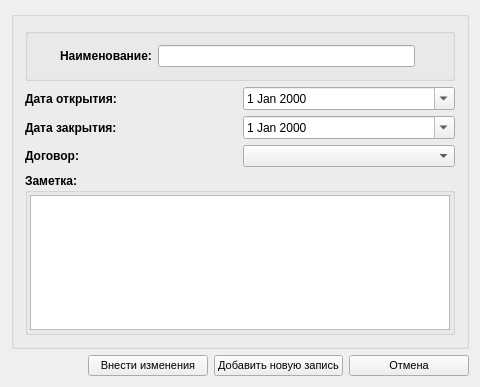
<?xml version="1.0" encoding="UTF-8"?>
<ui version="4.0">
 <class>ZEstimatesForm</class>
 <widget class="QWidget" name="ZEstimatesForm">
  <property name="geometry">
   <rect>
    <x>0</x>
    <y>0</y>
    <width>480</width>
    <height>387</height>
   </rect>
  </property>
  <property name="minimumSize">
   <size>
    <width>480</width>
    <height>200</height>
   </size>
  </property>
  <property name="windowTitle">
   <string>Добавление (изменение) данных по сметам</string>
  </property>
  <property name="windowIcon">
   <iconset resource="../cleaning.qrc">
    <normaloff>:/images/add.png</normaloff>:/images/add.png</iconset>
  </property>
  <property name="styleSheet">
   <string notr="true"/>
  </property>
  <layout class="QVBoxLayout" name="verticalLayout">
   <item>
    <widget class="QGroupBox" name="requiredBox">
     <property name="title">
      <string/>
     </property>
     <layout class="QGridLayout" name="gridLayout_2">
      <item row="0" column="0" colspan="2">
       <widget class="QGroupBox" name="requiredBox_2">
        <property name="title">
         <string/>
        </property>
        <layout class="QGridLayout" name="gridLayout_3">
         <item row="0" column="1">
          <widget class="QLabel" name="nameText_4">
           <property name="font">
            <font>
             <weight>75</weight>
             <bold>true</bold>
            </font>
           </property>
           <property name="text">
            <string>Наименование:</string>
           </property>
          </widget>
         </item>
         <item row="0" column="2">
          <widget class="QLineEdit" name="txtName">
           <property name="maxLength">
            <number>64</number>
           </property>
          </widget>
         </item>
         <item row="0" column="0">
          <widget class="QLabel" name="nameMessage">
           <property name="sizePolicy">
            <sizepolicy hsizetype="Fixed" vsizetype="Fixed">
             <horstretch>0</horstretch>
             <verstretch>0</verstretch>
            </sizepolicy>
           </property>
           <property name="minimumSize">
            <size>
             <width>15</width>
             <height>15</height>
            </size>
           </property>
           <property name="toolTip">
            <string>&lt;!DOCTYPE HTML PUBLIC &quot;-//W3C//DTD HTML 4.0//EN&quot; &quot;http://www.w3.org/TR/REC-html40/strict.dtd&quot;&gt;
&lt;html&gt;&lt;head&gt;&lt;meta name=&quot;qrichtext&quot; content=&quot;1&quot; /&gt;&lt;style type=&quot;text/css&quot;&gt;
p, li { white-space: pre-wrap; }
&lt;/style&gt;&lt;/head&gt;&lt;body style=&quot; font-family:'MS Shell Dlg 2'; font-size:8.25pt; font-weight:400; font-style:normal;&quot;&gt;
&lt;p style=&quot; margin-top:0px; margin-bottom:0px; margin-left:0px; margin-right:0px; -qt-block-indent:0; text-indent:0px;&quot;&gt;&lt;span style=&quot; font-size:8pt; font-weight:600;&quot;&gt;1. Наименование не должно быть пустым.&lt;/span&gt;&lt;/p&gt;
&lt;p style=&quot; margin-top:0px; margin-bottom:0px; margin-left:0px; margin-right:0px; -qt-block-indent:0; text-indent:0px;&quot;&gt;&lt;span style=&quot; font-size:8pt; font-weight:600;&quot;&gt;2. Разрешены кириллица и латиница, знак нижнего подчеркивания (_) и дефис (-).&lt;/span&gt;&lt;/p&gt;
&lt;p style=&quot; margin-top:0px; margin-bottom:0px; margin-left:0px; margin-right:0px; -qt-block-indent:0; text-indent:0px;&quot;&gt;&lt;span style=&quot; font-size:8pt; font-weight:600;&quot;&gt;3. Ограничение на длину - не более 64 символов.&lt;/span&gt;&lt;/p&gt;&lt;/body&gt;&lt;/html&gt;</string>
           </property>
           <property name="text">
            <string/>
           </property>
           <property name="pixmap">
            <pixmap resource="../cleaning.qrc">:/images/modify.png</pixmap>
           </property>
          </widget>
         </item>
         <item row="0" column="3">
          <widget class="QLabel" name="nameStatus">
           <property name="sizePolicy">
            <sizepolicy hsizetype="Fixed" vsizetype="Fixed">
             <horstretch>0</horstretch>
             <verstretch>0</verstretch>
            </sizepolicy>
           </property>
           <property name="minimumSize">
            <size>
             <width>20</width>
             <height>20</height>
            </size>
           </property>
           <property name="text">
            <string/>
           </property>
           <property name="pixmap">
            <pixmap resource="../cleaning.qrc">:/images/error.png</pixmap>
           </property>
          </widget>
         </item>
        </layout>
       </widget>
      </item>
      <item row="1" column="1">
       <widget class="QDateEdit" name="dateEditStart">
        <property name="calendarPopup">
         <bool>true</bool>
        </property>
       </widget>
      </item>
      <item row="1" column="0">
       <widget class="QLabel" name="nameText">
        <property name="font">
         <font>
          <weight>75</weight>
          <bold>true</bold>
         </font>
        </property>
        <property name="text">
         <string>Дата открытия:</string>
        </property>
       </widget>
      </item>
      <item row="2" column="0">
       <widget class="QLabel" name="nameText_2">
        <property name="font">
         <font>
          <weight>75</weight>
          <bold>true</bold>
         </font>
        </property>
        <property name="text">
         <string>Дата закрытия:</string>
        </property>
       </widget>
      </item>
      <item row="2" column="1">
       <widget class="QDateEdit" name="dateEditEnd">
        <property name="calendarPopup">
         <bool>true</bool>
        </property>
       </widget>
      </item>
      <item row="4" column="0" colspan="2">
       <widget class="QGroupBox" name="pnlComment">
        <property name="font">
         <font>
          <weight>75</weight>
          <bold>true</bold>
         </font>
        </property>
        <property name="title">
         <string>Заметка:</string>
        </property>
        <layout class="QGridLayout" name="gridLayout">
         <property name="leftMargin">
          <number>2</number>
         </property>
         <property name="topMargin">
          <number>2</number>
         </property>
         <property name="rightMargin">
          <number>2</number>
         </property>
         <property name="bottomMargin">
          <number>2</number>
         </property>
         <property name="spacing">
          <number>1</number>
         </property>
         <item row="0" column="0">
          <widget class="QTextEdit" name="txtComment">
           <property name="font">
            <font>
             <weight>50</weight>
             <bold>false</bold>
            </font>
           </property>
          </widget>
         </item>
        </layout>
       </widget>
      </item>
      <item row="3" column="0">
       <widget class="QLabel" name="nameText_3">
        <property name="font">
         <font>
          <weight>75</weight>
          <bold>true</bold>
         </font>
        </property>
        <property name="text">
         <string>Договор:</string>
        </property>
       </widget>
      </item>
      <item row="3" column="1">
       <widget class="QComboBox" name="cboContract"/>
      </item>
     </layout>
    </widget>
   </item>
   <item>
    <layout class="QHBoxLayout" name="horizontalLayout">
     <item>
      <spacer name="horizontalSpacer">
       <property name="orientation">
        <enum>Qt::Horizontal</enum>
       </property>
       <property name="sizeHint" stdset="0">
        <size>
         <width>40</width>
         <height>20</height>
        </size>
       </property>
      </spacer>
     </item>
     <item>
      <widget class="QPushButton" name="cmdSave">
       <property name="minimumSize">
        <size>
         <width>120</width>
         <height>0</height>
        </size>
       </property>
       <property name="font">
        <font>
         <family>MS Shell Dlg 2</family>
         <pointsize>8</pointsize>
        </font>
       </property>
       <property name="text">
        <string>Внести изменения</string>
       </property>
       <property name="icon">
        <iconset resource="../cleaning.qrc">
         <normaloff>:/images/add.png</normaloff>:/images/add.png</iconset>
       </property>
       <property name="iconSize">
        <size>
         <width>24</width>
         <height>24</height>
        </size>
       </property>
      </widget>
     </item>
     <item>
      <widget class="QPushButton" name="cmdSaveNew">
       <property name="minimumSize">
        <size>
         <width>120</width>
         <height>0</height>
        </size>
       </property>
       <property name="font">
        <font>
         <family>MS Shell Dlg 2</family>
         <pointsize>8</pointsize>
        </font>
       </property>
       <property name="text">
        <string>Добавить новую запись</string>
       </property>
       <property name="icon">
        <iconset resource="../cleaning.qrc">
         <normaloff>:/images/add.png</normaloff>:/images/add.png</iconset>
       </property>
       <property name="iconSize">
        <size>
         <width>24</width>
         <height>24</height>
        </size>
       </property>
      </widget>
     </item>
     <item>
      <widget class="QPushButton" name="cmdCancel">
       <property name="minimumSize">
        <size>
         <width>120</width>
         <height>0</height>
        </size>
       </property>
       <property name="font">
        <font>
         <family>MS Shell Dlg 2</family>
         <pointsize>8</pointsize>
        </font>
       </property>
       <property name="text">
        <string>Отмена</string>
       </property>
       <property name="icon">
        <iconset resource="../cleaning.qrc">
         <normaloff>:/images/error.png</normaloff>:/images/error.png</iconset>
       </property>
       <property name="iconSize">
        <size>
         <width>24</width>
         <height>24</height>
        </size>
       </property>
      </widget>
     </item>
    </layout>
   </item>
  </layout>
 </widget>
 <layoutdefault spacing="6" margin="11"/>
 <resources>
  <include location="../cleaning.qrc"/>
 </resources>
 <connections>
  <connection>
   <sender>cmdCancel</sender>
   <signal>clicked()</signal>
   <receiver>ZEstimatesForm</receiver>
   <slot>close()</slot>
   <hints>
    <hint type="sourcelabel">
     <x>423</x>
     <y>337</y>
    </hint>
    <hint type="destinationlabel">
     <x>246</x>
     <y>181</y>
    </hint>
   </hints>
  </connection>
 </connections>
</ui>
